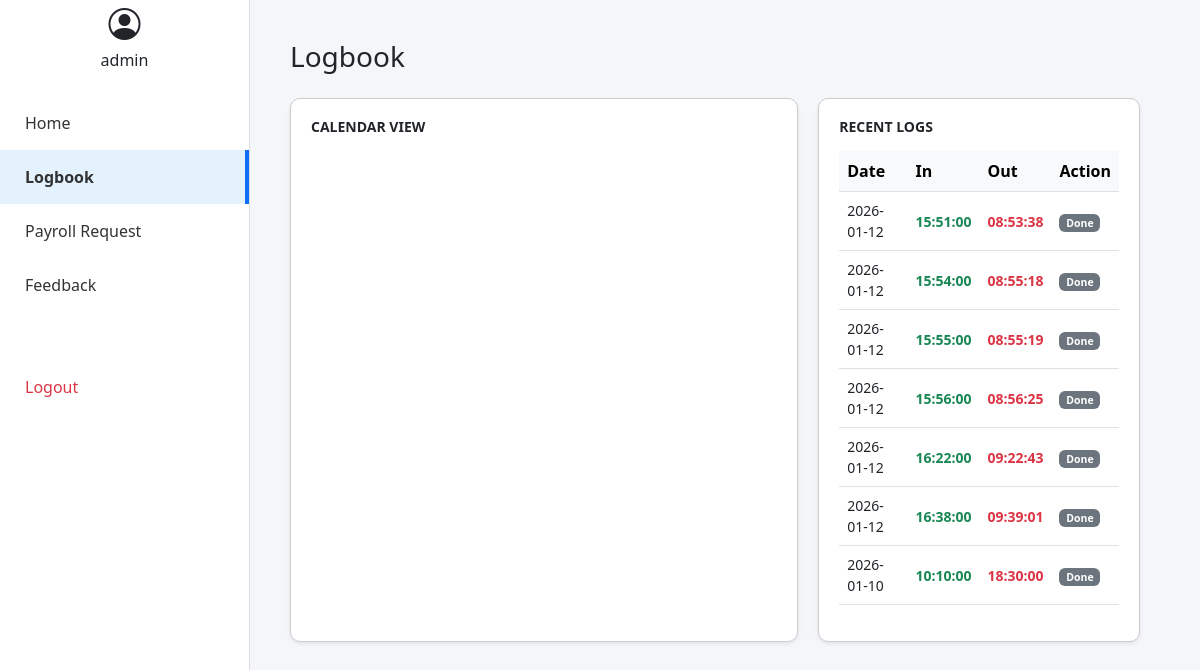
Screenshot of /User/user_dashboard.php (signed in) with the database file from the repository.
### tables this page shows
CREATE TABLE `logbook` (
  `id` int(11) NOT NULL,
  `firstname` varchar(50) DEFAULT NULL,
  `lastname` varchar(50) DEFAULT NULL,
  `role_designation` varchar(50) DEFAULT NULL,
  `consultant` varchar(50) DEFAULT NULL,
  `log_date` date DEFAULT NULL,
  `time_in` time DEFAULT NULL,
  `time_out` time DEFAULT NULL,
  `created_at` timestamp NOT NULL DEFAULT current_timestamp()
);

### User/user_dashboard.php (the view, shortened to what this page needs)
<?php
include '../includes/db.php';
$username = $_SESSION['username'];
$user_query = "SELECT * FROM work_directory WHERE username = '$username'";
$user_result = $conn->query($user_query);
$user_data = $user_result->fetch_assoc();
$full_name = $user_data['full_name'] ?? "";
$name_parts = explode(" ", $full_name);
$first_name = $name_parts[0] ?? "";
?>
<!DOCTYPE html>
<html>
<head>
    <link href="https://cdn.jsdelivr.net/npm/bootstrap@5.3.0/dist/css/bootstrap.min.css" rel="stylesheet">
    <link href="https://cdn.jsdelivr.net/npm/fullcalendar@5.11.3/main.min.css" rel="stylesheet">
	<link rel="stylesheet" href="https://cdn.jsdelivr.net/npm/bootstrap-icons@1.10.0/font/bootstrap-icons.css">
</head>
<body>
<div class="sidebar">
	<div class="text-center mb-4"><i class="bi bi-person-circle fs-2"></i><br><?php echo $username; ?></div>
    <a href="#">Home</a>
    <a href="../user/user_dashboard.php" class="active">Logbook</a>
    <a href="../user/payroll_request.php">Payroll Request</a>
    <a href="../user/feedback.php">Feedback</a>
    <a href="../auth/logout.php" class="text-danger mt-5">Logout</a>
</div>
<div class="main-content">
    <h3>Logbook</h3>
    <div class="dashboard-container mt-4">
        <div class="calendar-section shadow-sm">
            <h5 class="mb-3 text-uppercase small fw-bold">Calendar View</h5>
        </div>
        <div class="recent-logs-section shadow-sm">
            <h5 class="mb-3 text-uppercase small fw-bold">Recent Logs</h5>
            <table class="table table-hover align-middle">
                <thead class="table-light">
                    <tr class="x-small"><th>Date</th><th>In</th><th>Out</th><th>Action</th></tr>
                </thead>
                <tbody class="small">
                    <?php
                    $logs = $conn->query("SELECT * FROM logbook WHERE firstname = '$first_name' ORDER BY log_date DESC LIMIT 8");
                    while($row = $logs->fetch_assoc()): ?>
                        <tr>
                            <td><?php echo $row['log_date']; ?></td>
                            <td class="text-success fw-bold"><?php echo $row['time_in']; ?></td>
                            <td class="text-danger fw-bold"><?php echo $row['time_out'] ?? '--:--'; ?></td>
                            <td>
                                <?php if(empty($row['time_out'])): ?>
                                    <form method="POST">
                                        <input type="hidden" name="log_id" value="<?php echo $row['id']; ?>">
                                        <button type="submit" name="time_out_now" class="btn btn-sm btn-outline-danger py-0">Time-Out</button>
                                    </form>
                                <?php else: ?>
                                    <span class="badge bg-secondary">Done</span>
                                <?php endif; ?>
                            </td>
                        </tr>
                    <?php endwhile; ?>
                </tbody>
            </table>
        </div>
    </div>
</div>
</body>
</html>

### User/user_dashboard.php (style rules this page uses)
body { background-color: #f4f6f9; }
.sidebar { height: 100vh; width: 250px; position: fixed; background: white; border-right: 1px solid #ddd; }
.sidebar a { padding: 15px 25px; text-decoration: none; color: #333; display: block; }
.sidebar a.active { background-color: #e3f2fd; font-weight: bold; border-right: 4px solid #0d6efd; }
.main-content { margin-right: 20px; margin-left: 250px; padding: 40px; }
.dashboard-container { display: flex; gap: 20px; }
.calendar-section { flex: 2; background: white; padding: 20px; border-radius: 10px; border: 1px solid #ccc; }
.recent-logs-section { flex: 1.2; background: white; padding: 20px; border-radius: 10px; border: 1px solid #ccc; }

### rows the page displays
logbook: log_date "2026-01-12", time_in "15:51:00", time_out "08:53:38", shows "Done"
logbook: log_date "2026-01-12", time_in "15:54:00", time_out "08:55:18", shows "Done"
logbook: log_date "2026-01-12", time_in "15:55:00", time_out "08:55:19", shows "Done"
logbook: log_date "2026-01-12", time_in "15:56:00", time_out "08:56:25", shows "Done"
logbook: log_date "2026-01-12", time_in "16:22:00", time_out "09:22:43", shows "Done"
logbook: log_date "2026-01-12", time_in "16:38:00", time_out "09:39:01", shows "Done"
logbook: log_date "2026-01-10", time_in "10:10:00", time_out "18:30:00", shows "Done"

### other values shown
$username "admin"
